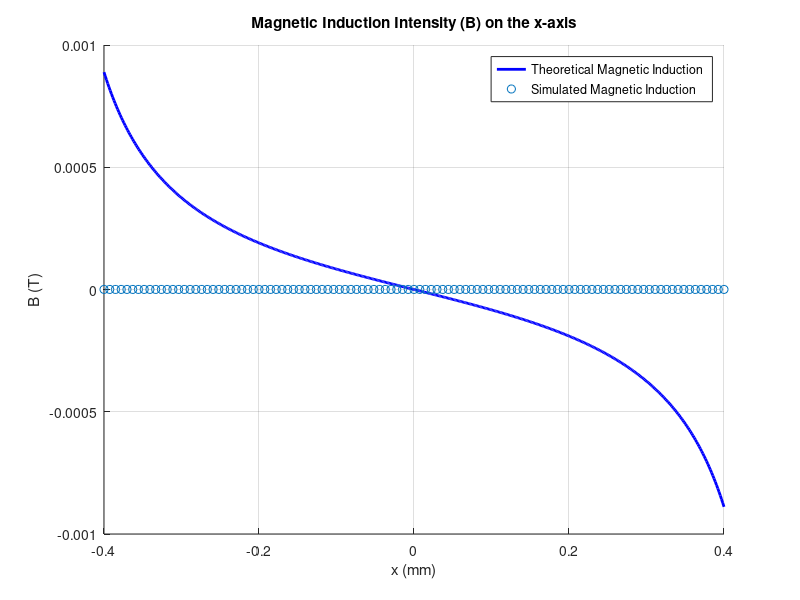

The MATLAB source for this figure:
% 清除命令窗口、工作空间和所有图形窗口
clc;
clear;
close all;

% 参数设定
I = 1; % 电流 (安培)
mu0 = 4 * pi * 1e-7; % 真空磁导率 (H/m)
x1 = -0.5e-3; % 第一个圆柱中心位置 (米)
x2 = 0.5e-3; % 第二个圆柱中心位置 (米)

% 导入仿真数据
data_B = importdata('test4.txt'); % 假设数据保存在test4.txt文件中
x_sim_B = data_B.data(:, 1) * 1e-3; % 将仿真数据中的x从毫米转换为米
B_sim = data_B.data(:, 2); % 仿真数据中的B

% 定义x的范围用于理论计算
x_theory = linspace(-0.4e-3, 0.4e-3, 500);

% 计算理论磁感应强度 B
B_theory = zeros(size(x_theory));

% 计算理论磁感应强度 B
for i = 1:length(x_theory)
    x = x_theory(i);
    % 计算磁感应强度
    B_theory(i) = (mu0 * I / (2 * pi)) * (x / (x^2 - (1e-3)^2 / 4));
end

% 绘图
figure;
hold on;
plot(x_theory * 1e3, B_theory, 'b-', 'LineWidth', 2); % 理论曲线，单位转换为毫米
scatter(x_sim_B * 1e3, B_sim, 'ro'); % 仿真散点图，用空心圆圈绘图
hold off;

% 设置图形标签和标题
xlabel('x (mm)');
ylabel('B (T)');
title('Magnetic Induction Intensity (B) on the x-axis');
legend('Theoretical Magnetic Induction', 'Simulated Magnetic Induction', 'Location', 'Best');
grid on;
